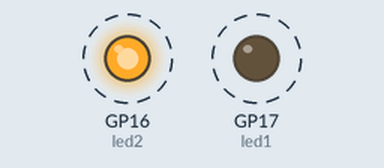
Bench run of a program on a simulated Raspberry Pi Pico running MicroPython. On the bench: output pins drawn as LEDs (lit = HIGH). Dashed ring = blinking.

Above: at 0.1 s.
Timing chart, 0 to 3.0 s (numbered marks = the images above):
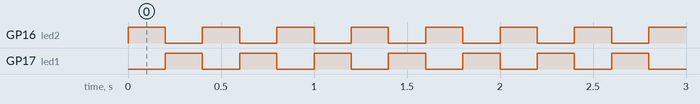

Measured:
- by itself, GP16 (led2), GP17 (led1): alternates HIGH for 0.20 s and LOW for 0.20 s

The program:

strobe.py
```python
from machine import Pin, Timer

# LED - dark
led1 = Pin(17, Pin.OUT)
led1.low()

# LED - light
led2 = Pin(16, Pin.OUT)
led2.high()

tim = Timer()

# First function and we are using globals to provide led variable access
def tick(timer):
  global led1
  led1.toggle()
  global led2
  led2.toggle()

tim.init(freq = 5, mode=Timer.PERIODIC, callback=tick)
```
